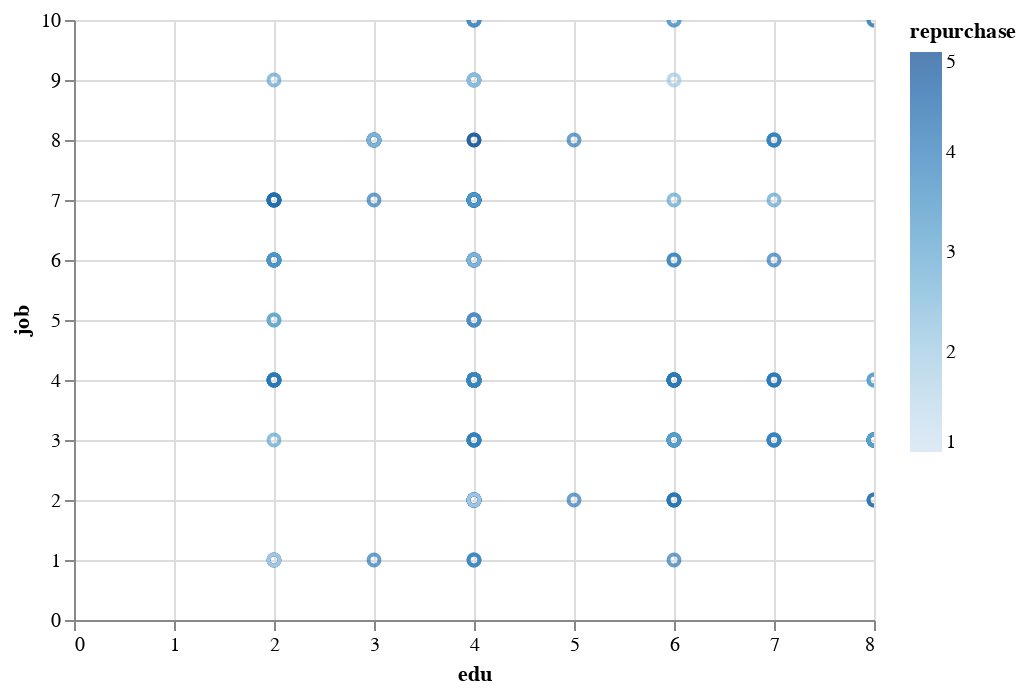

This figure's notebook cell:
### Code cell
alt.Chart(df).mark_point().encode(
    x='edu',
    y='job',
    color='repurchase',).interactive()

### Figure 1 — Vega-Lite specification as saved in the notebook (floating-point values rounded to 4 significant figures; data arrays with more than 128 entries replaced by an {"elided": "..."} marker saying what was removed)
{"config": {"view": {"continuousWidth": 400, "continuousHeight": 300}}, "data": {"name": "data-e49e8eafe69849674e47b4678a06e30d"}, "mark": "point", "encoding": {"color": {"type": "quantitative", "field": "repurchase"}, "x": {"type": "quantitative", "field": "edu"}, "y": {"type": "quantitative", "field": "job"}}, "selection": {"selector002": {"type": "interval", "bind": "scales", "encodings": ["x", "y"]}}, "$schema": "https://vega.github.io/schema/vega-lite/v4.8.1.json", "datasets": {"data-e49e8eafe69849674e47b4678a06e30d": {"elided": "247 records"}}}
